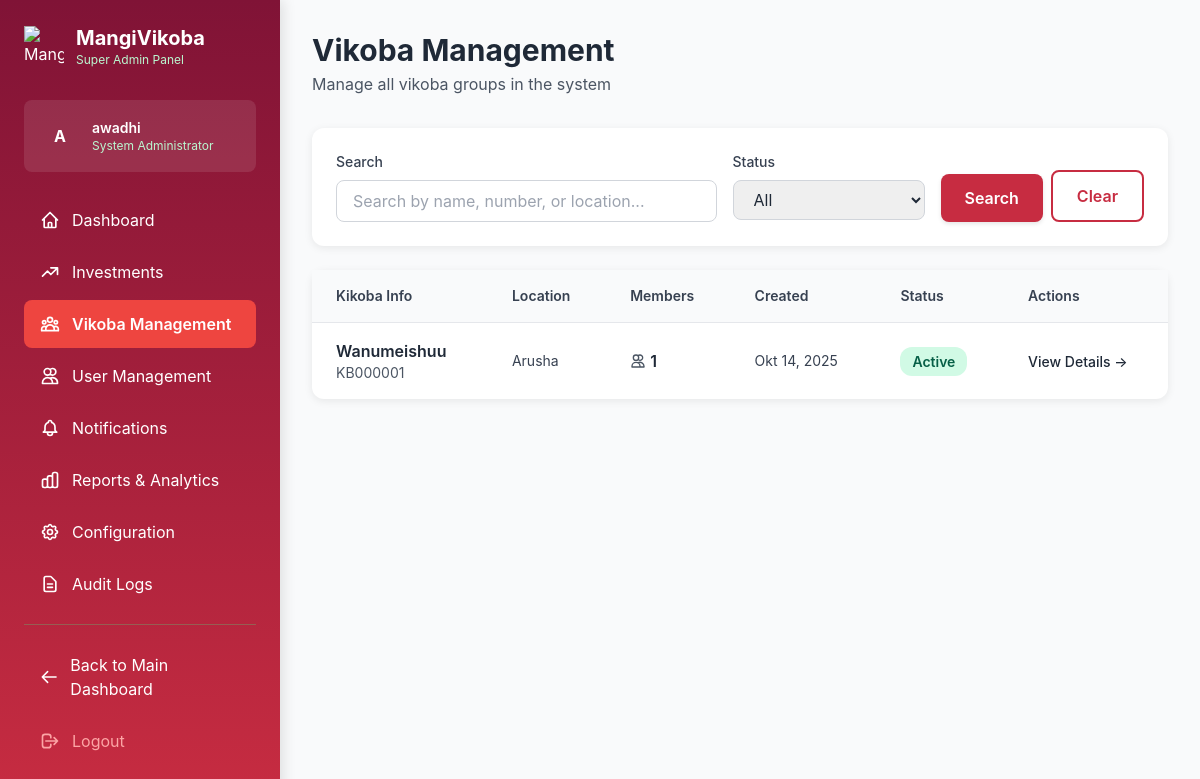
/dashboard/super-admin/vikoba/ (signed in), run on an earlier commit of the app's database.
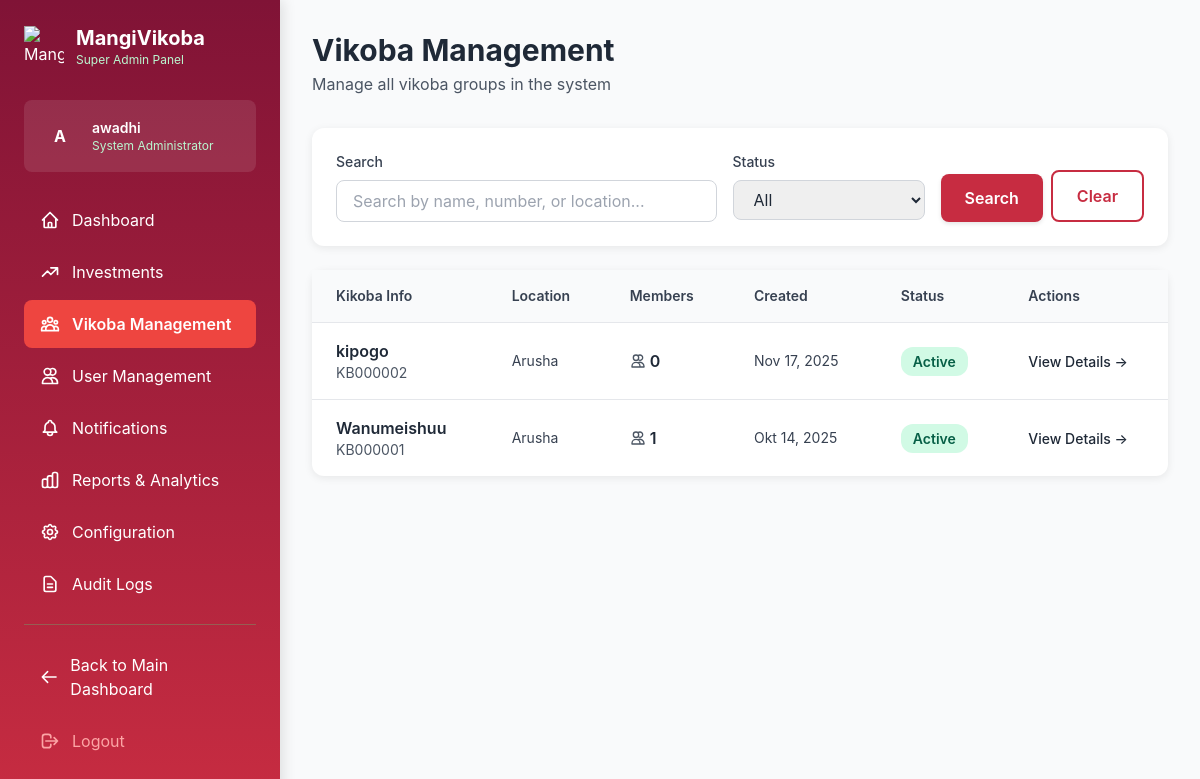
And on a later commit of the database.
### groups/models.py (models this page shows, shortened)
class Kikoba(models.Model): # Renamed from Group
    GROUP_TYPE_CHOICES = (
        ('standard', 'Standard VIKOBA (Variable-Share ASCA)'),
        ('fixed_share', 'Fixed-Share VIKOBA'),
        ('interest_refund', 'Interest Refund VIKOBA'),
        ('rosca', 'ROSCA (Rotating Savings)'),
        ('welfare', 'Welfare/Help Group (WCG)'),
    )
    FREQUENCY_CHOICES = (
        ('daily', 'Daily'),
        ('weekly', 'Weekly'),
        ('biweekly', 'Bi-weekly'),
        ('monthly', 'Monthly'),
    )
    name = models.CharField(max_length=255, unique=True)
    description = models.TextField(blank=True, null=True)
    created_by = models.ForeignKey(settings.AUTH_USER_MODEL, on_delete=models.SET_NULL, null=True, related_name='created_vikoba')
    created_at = models.DateTimeField(auto_now_add=True)
    contribution_frequency = models.CharField(max_length=10, choices=FREQUENCY_CHOICES, default='monthly')
    interest_rate = models.DecimalField(max_digits=5, decimal_places=2, default=5.00)
    loan_limit_factor = models.DecimalField(max_digits=5, decimal_places=2, default=3.00)
    loan_term_days = models.PositiveIntegerField(default=90)
    late_payment_penalty = models.DecimalField(max_digits=5, decimal_places=2, default=1.00)
    is_active = models.BooleanField(default=True)
    is_center_kikoba = models.BooleanField(default=False, help_text=_('Can new members join this Kikoba directly from a central registration form?'))
    location = models.CharField(max_length=255, blank=True, null=True, help_text=_('Physical location or address of the Kikoba.'))
    ESTIMATED_MEMBERS_CHOICES = [
        ('2-5', '2-5 Members'),
        ('6-10', '6-10 Members'),
        ('11-20', '11-20 Members'),
        ('21-50', '21-50 Members'),
        ('51-100', '51-100 Members'),
        ('101-200', '101-200 Members'),
        ('201-500', '201-500 Members'),
        ('501-1000', '501-1000 Members'),
        ('1000+', '1000+ Members'),
    ]
    estimated_members = models.CharField(
        max_length=20,
        choices=ESTIMATED_MEMBERS_CHOICES,
        blank=True,
        null=True,
        help_text=_('Estimated number of members in the Kikoba.')
    )
    constitution_document = models.FileField(
        upload_to='kikoba_documents/constitutions/',
        null=True,
        blank=True,
        help_text=_("Upload the Kikoba's constitution document (optional).")
    )
    other_documents = models.FileField(
        upload_to='kikoba_documents/others/',
        null=True,
        blank=True,
        help_text=_('Upload any other relevant documents for the Kikoba (optional).')
    )
    kikoba_number = models.CharField(
        max_length=15,
        unique=True,
        blank=True,
        help_text=_('Unique identification number for the Kikoba.')
    )
    group_type = models.CharField(
        max_length=20,
        choices=GROUP_TYPE_CHOICES,
        null=True,  # Allow null for existing records
        blank=True,  # Allow blank in forms for existing records
        help_text=_('Type of the group which determines the financial model used.')
    )
    creator_phone_number = models.CharField(max_length=15, blank=True, null=True, help_text=_('Phone number of the user who initiated creation.'))

### dashboard/admin_views.py (the view)
# urls.py: path('vikoba/', admin_views.vikoba_management, name='vikoba_management'),
@login_required
@user_passes_test(is_superuser)
def vikoba_management(request):
    search_query = request.GET.get('search', '')
    status_filter = request.GET.get('status', '')
    vikoba = Kikoba.objects.all()
    if search_query:
        vikoba = vikoba.filter(
            Q(name__icontains=search_query) |
            Q(kikoba_number__icontains=search_query) |
            Q(location__icontains=search_query)
        )
    if status_filter == 'active':
        vikoba = vikoba.filter(is_active=True)
    elif status_filter == 'inactive':
        vikoba = vikoba.filter(is_active=False)
    vikoba = vikoba.annotate(
        member_count=Count('kikoba_memberships', filter=Q(kikoba_memberships__is_active=True))
    )
    paginator = Paginator(vikoba, 15)
    page_number = request.GET.get('page')
    page_obj = paginator.get_page(page_number)
    context = {
        'page_title': 'Vikoba Management',
        'page_obj': page_obj,
        'search_query': search_query,
        'status_filter': status_filter,
    }
    return render(request, 'dashboard/super_admin/vikoba_management.html', context)

### dashboard/admin_views.py (called while the page is built)
def is_superuser(user):
    return user.is_superuser

### dashboard/templates/dashboard/super_admin/vikoba_management.html (shortened to what the changed rows need)
{% extends 'dashboard/super_admin/base.html' %}
{% block content %}
<div class="card">
    <div class="overflow-x-auto">
        <table class="w-full">
            <thead class="bg-gray-50 border-b border-gray-200">
                <tr>
                    <th class="text-left py-4 px-6 text-sm font-semibold text-gray-700">Kikoba Info</th>
                    <th class="text-left py-4 px-6 text-sm font-semibold text-gray-700">Location</th>
                    <th class="text-left py-4 px-6 text-sm font-semibold text-gray-700">Members</th>
                    <th class="text-left py-4 px-6 text-sm font-semibold text-gray-700">Created</th>
                    <th class="text-left py-4 px-6 text-sm font-semibold text-gray-700">Status</th>
                    <th class="text-left py-4 px-6 text-sm font-semibold text-gray-700">Actions</th>
                </tr>
            </thead>
            <tbody class="divide-y divide-gray-200">
                {% for kikoba in page_obj %}
                <tr class="hover:bg-gray-50 transition-colors">
                    <td class="py-4 px-6">
                        <div>
                            <p class="font-semibold text-gray-800">{{ kikoba.name }}</p>
                            <p class="text-sm text-gray-600">{{ kikoba.kikoba_number }}</p>
                        </div>
                    </td>
                    <td class="py-4 px-6">
                        <p class="text-sm text-gray-700">{{ kikoba.location|default:"Not specified" }}</p>
                    </td>
                    <td class="py-4 px-6">
                        <div class="flex items-center">
                            <svg class="w-4 h-4 text-gray-600 mr-1" fill="none" stroke="currentColor" viewBox="0 0 24 24">
                                <path stroke-linecap="round" stroke-linejoin="round" stroke-width="2" d="M12 4.354a4 4 0 110 5.292M15 21H3v-1a6 6 0 0112 0v1zm0 0h6v-1a6 6 0 00-9-5.197M13 7a4 4 0 11-8 0 4 4 0 018 0z"/>
                            </svg>
                            <span class="font-semibold text-gray-800">{{ kikoba.member_count }}</span>
                        </div>
                    </td>
                    <td class="py-4 px-6">
                        <p class="text-sm text-gray-700">{{ kikoba.created_at|date:"M d, Y" }}</p>
                    </td>
                    <td class="py-4 px-6">
                        <span class="badge {% if kikoba.is_active %}badge-success{% else %}badge-danger{% endif %}">
                            {% if kikoba.is_active %}Active{% else %}Inactive{% endif %}
                        </span>
                    </td>
                    <td class="py-4 px-6">
                        <a href="{% url 'dashboard:super_admin:vikoba_detail' kikoba.id %}"
                           class="text-primary-main hover:text-primary-dark font-medium text-sm">
                            View Details →
                        </a>
                    </td>
                </tr>
                {% endfor %}
            </tbody>
        </table>
    </div>
</div>
{% endblock %}

What changed in the data, as far as the page shows it:
added Kikoba: name "kipogo", kikoba_number "KB000002", location "Arusha", member_count "0", created_at "Nov 17, 2025", is_active "Active"
